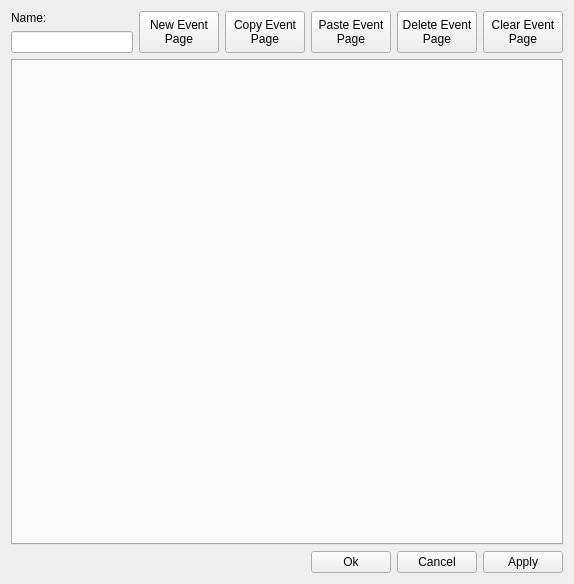
<?xml version="1.0" encoding="UTF-8"?>
<ui version="4.0">
 <class>EventDialog</class>
 <widget class="QWidget" name="EventDialog">
  <property name="geometry">
   <rect>
    <x>0</x>
    <y>0</y>
    <width>574</width>
    <height>584</height>
   </rect>
  </property>
  <property name="windowTitle">
   <string>YaRXP - Event</string>
  </property>
  <layout class="QGridLayout" name="gridLayout_2">
   <item row="0" column="0">
    <layout class="QVBoxLayout" name="verticalLayout">
     <item>
      <layout class="QGridLayout" name="gridLayout">
       <item row="3" column="1" colspan="5">
        <layout class="QGridLayout" name="gridLayout_3">
         <item row="0" column="1">
          <widget class="QPushButton" name="pushButton">
           <property name="text">
            <string>Ok</string>
           </property>
          </widget>
         </item>
         <item row="0" column="2">
          <widget class="QPushButton" name="pushButton_2">
           <property name="text">
            <string>Cancel</string>
           </property>
          </widget>
         </item>
         <item row="0" column="3">
          <widget class="QPushButton" name="pushButton_3">
           <property name="text">
            <string>Apply</string>
           </property>
          </widget>
         </item>
         <item row="0" column="0">
          <spacer name="horizontalSpacer">
           <property name="orientation">
            <enum>Qt::Horizontal</enum>
           </property>
           <property name="sizeHint" stdset="0">
            <size>
             <width>40</width>
             <height>20</height>
            </size>
           </property>
          </spacer>
         </item>
        </layout>
       </item>
       <item row="0" column="1" rowspan="2">
        <widget class="QPushButton" name="button_new">
         <property name="sizePolicy">
          <sizepolicy hsizetype="Minimum" vsizetype="Minimum">
           <horstretch>0</horstretch>
           <verstretch>0</verstretch>
          </sizepolicy>
         </property>
         <property name="text">
          <string>New Event
Page</string>
         </property>
        </widget>
       </item>
       <item row="0" column="2" rowspan="2">
        <widget class="QPushButton" name="button_copy">
         <property name="sizePolicy">
          <sizepolicy hsizetype="Minimum" vsizetype="Minimum">
           <horstretch>0</horstretch>
           <verstretch>0</verstretch>
          </sizepolicy>
         </property>
         <property name="text">
          <string>Copy Event
Page</string>
         </property>
        </widget>
       </item>
       <item row="2" column="0" colspan="6">
        <widget class="QTabWidget" name="tab_widget">
         <property name="sizePolicy">
          <sizepolicy hsizetype="Expanding" vsizetype="Minimum">
           <horstretch>0</horstretch>
           <verstretch>0</verstretch>
          </sizepolicy>
         </property>
         <property name="currentIndex">
          <number>-1</number>
         </property>
        </widget>
       </item>
       <item row="1" column="0">
        <widget class="QLineEdit" name="label_event_name">
         <property name="sizePolicy">
          <sizepolicy hsizetype="Expanding" vsizetype="Minimum">
           <horstretch>0</horstretch>
           <verstretch>0</verstretch>
          </sizepolicy>
         </property>
        </widget>
       </item>
       <item row="0" column="4" rowspan="2">
        <widget class="QPushButton" name="button_delete">
         <property name="sizePolicy">
          <sizepolicy hsizetype="Minimum" vsizetype="Minimum">
           <horstretch>0</horstretch>
           <verstretch>0</verstretch>
          </sizepolicy>
         </property>
         <property name="text">
          <string>Delete Event
Page</string>
         </property>
        </widget>
       </item>
       <item row="0" column="3" rowspan="2">
        <widget class="QPushButton" name="button_paste">
         <property name="sizePolicy">
          <sizepolicy hsizetype="Minimum" vsizetype="Minimum">
           <horstretch>0</horstretch>
           <verstretch>0</verstretch>
          </sizepolicy>
         </property>
         <property name="text">
          <string>Paste Event
Page</string>
         </property>
        </widget>
       </item>
       <item row="0" column="0">
        <widget class="QLabel" name="label">
         <property name="sizePolicy">
          <sizepolicy hsizetype="Preferred" vsizetype="Minimum">
           <horstretch>0</horstretch>
           <verstretch>0</verstretch>
          </sizepolicy>
         </property>
         <property name="text">
          <string>Name:</string>
         </property>
        </widget>
       </item>
       <item row="0" column="5" rowspan="2">
        <widget class="QPushButton" name="button_clear">
         <property name="sizePolicy">
          <sizepolicy hsizetype="Minimum" vsizetype="Minimum">
           <horstretch>0</horstretch>
           <verstretch>0</verstretch>
          </sizepolicy>
         </property>
         <property name="text">
          <string>Clear Event
Page</string>
         </property>
        </widget>
       </item>
       <item row="2" column="6">
        <spacer name="verticalSpacer_2">
         <property name="orientation">
          <enum>Qt::Vertical</enum>
         </property>
         <property name="sizeHint" stdset="0">
          <size>
           <width>0</width>
           <height>40</height>
          </size>
         </property>
        </spacer>
       </item>
      </layout>
     </item>
    </layout>
   </item>
  </layout>
 </widget>
 <resources/>
 <connections/>
</ui>
